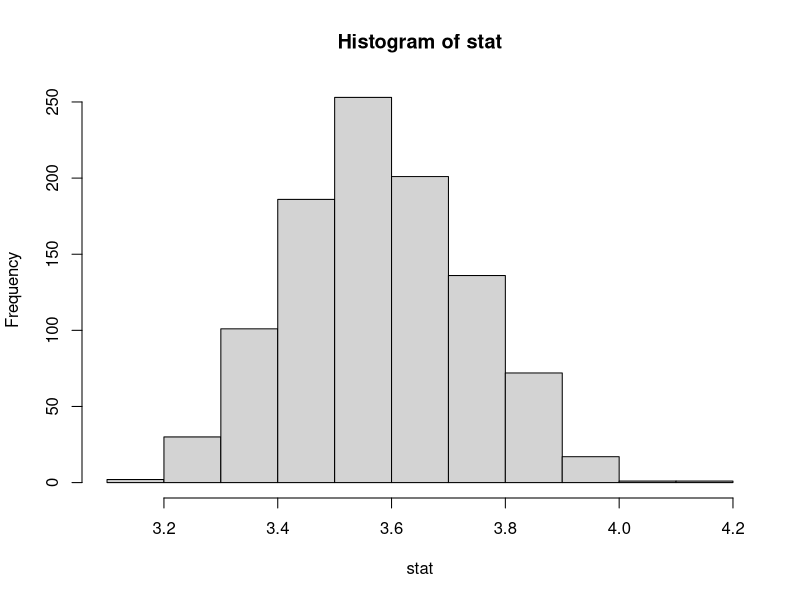
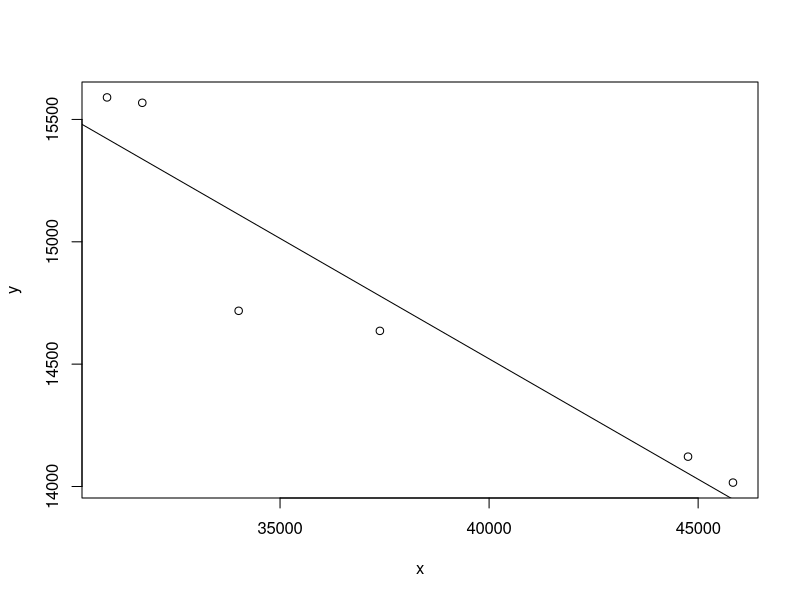
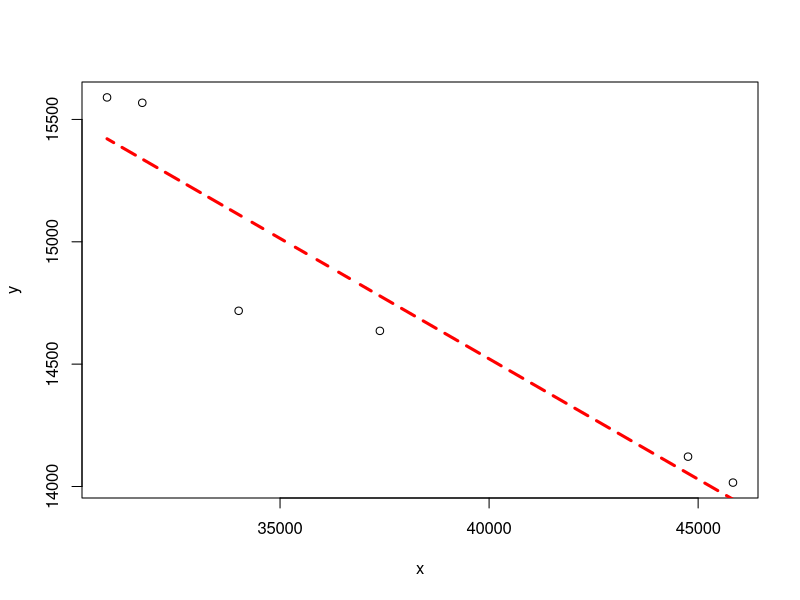
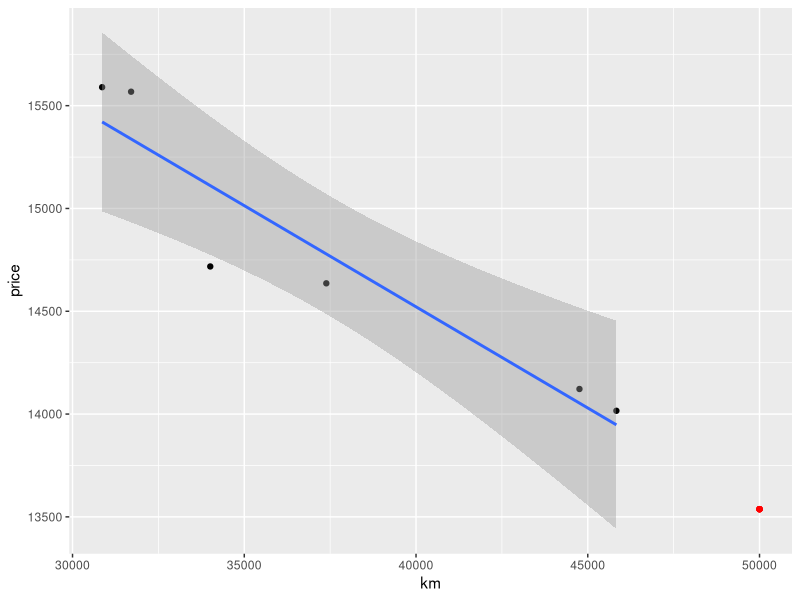
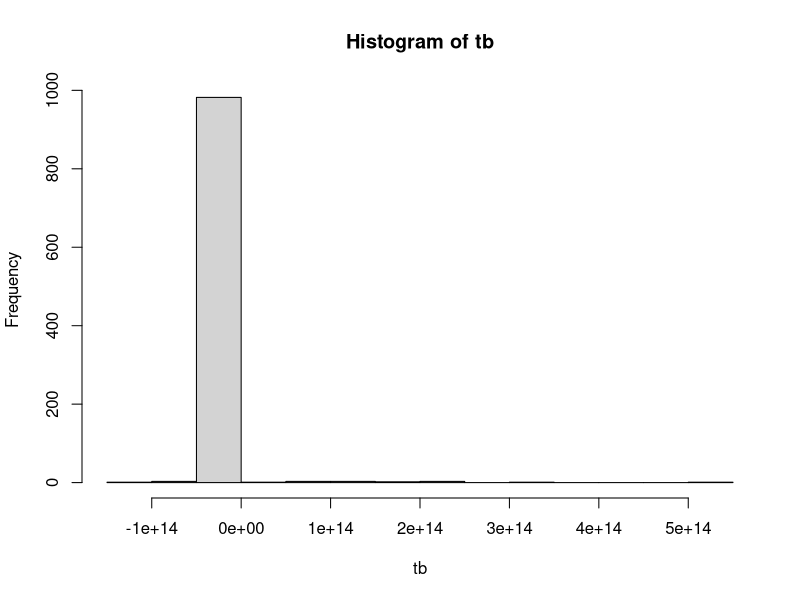
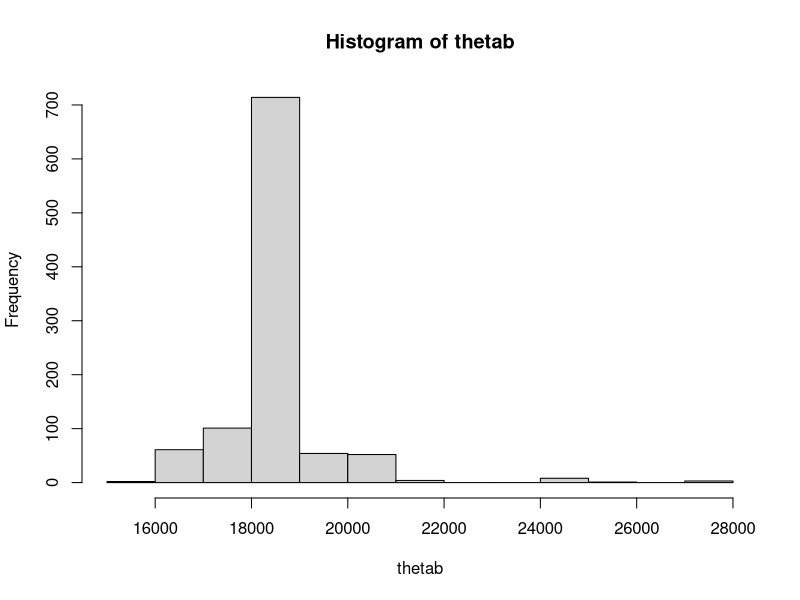
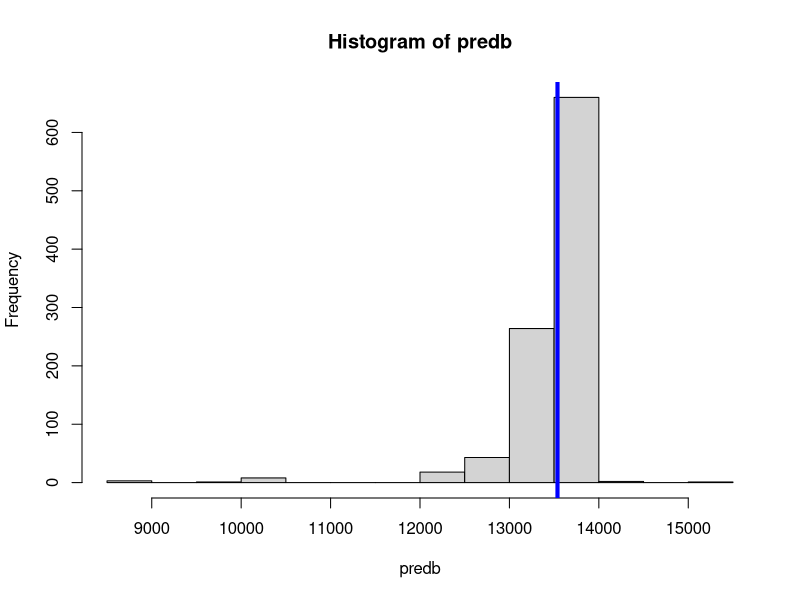
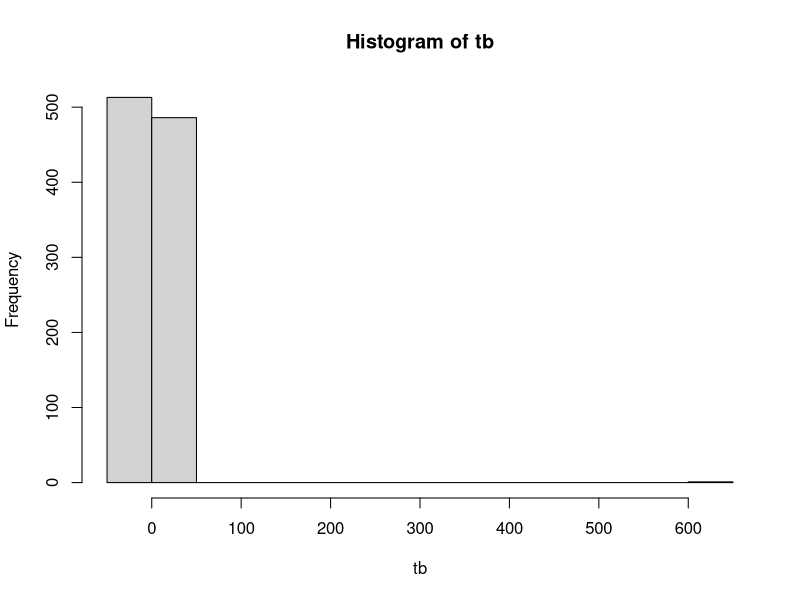

These figures' R source, in order:
## ---- chunk 1

index=c(3.65, 4.03, 4.58, 4.61, 4.70, 4.85, 3.21, 3.93, 3.15, 3.00, 2.93,
        3.56, 4.13, 3.68, 3.88, 3.25, 3.92, 3.99, 3.04, 3.10, 3.20, 3.35, 
        3.19, 3.10)

n = length(index)

#Set number of bootstrap samples
nsim=1000

#create a vector in which to store the results
stat = numeric(nsim) 

#Set up a loop to generate a series of bootstrap samples
for (i in 1:nsim){
  index1= sample(index, n, replace=T)
  stat[i] = mean(index1, trim = 0.25)}

par(mfrow=c(1,1))
hist(stat)

#95% Confidence Interval: 
quantile(stat,c(0.025,0.975))

#Bootstrap estimate: 
mean(stat)

#Estimated standard error: 
sd(stat)

#Coefficients of Variation
sd(stat)/mean(stat)

## ---- chunk 2

y<-c(14636, 14122, 14016, 15590, 15568, 14718)
x<-c(37388,44758,45833,30862,31705,34010)

data2 <- data.frame(x,y)
data2

#Visually estimate some starting parameter values
par(mfrow=c(1,1))
plot(x,y)
abline(lm(y ~ x,data2))

#Model  
cars<-lm(y ~ x, data2)

#Summary of the Model
summary(cars)

#Estimation of goodness of fit
cor(y,predict(cars))

#Plot the fit
par(mfrow=c(1,1))
plot(x,y)
lines(x,predict(cars),lty=2,col="red",lwd=3)
## ---- chunk 3

#install.packages("tidyverse")
suppressMessages(suppressWarnings(library(tidyverse)))

cars <- data.frame(cbind(km = c(37388, 44758, 45833, 30862, 31705, 34010),
        price = c(14636, 14122, 14016, 15590, 15568, 14718)))
cars

lm.model <- lm(price ~ km, cars)
summary(lm.model)

new.car <- 50000
predicted.price <- coef(lm.model)[[1]] + new.car * coef(lm.model)[[2]]
predicted.price

#Visualation of the Predicated Value 
ggplot(cars) +
  geom_point(aes(x = km, y = price)) +
  geom_point(aes(x = new.car, y = predicted.price), colour = "red") +
  geom_smooth(aes(x = km, y = price), method = lm)
## ---- chunk 4

y<-c(14636, 14122, 14016, 15590, 15568, 14718)
x<-c(37388,44758,45833,30862,31705,34010)

data2 <- data.frame(x,y)
data2

#Model
cars<-lm(y ~ x, data2)

#Summary of the Model
summary(cars)

#Bootstrap sample process
n<-length(x); data<-data2
theta<-summary(cars)$coefficients[1]
sdtheta<-summary(cars)$coefficients[3]
nb<-1000; z<-seq(1,n);tb<-numeric(nb);predb<-numeric(nb)
thetab<-numeric(nb)
suppressWarnings(for(i in 1:nb){
  zb<-sample(z,n,replace=T)
  carsb<-lm(data[zb,2] ~ data[zb,1])
  data[zb,2] 
  data[zb,1]
  thetab[i]<-summary(carsb)$coefficients[1]
  sdthetab<-summary(carsb)$coefficients[3]
  tb[i]<-(thetab[i]-theta)/sdthetab
  predb[i]<-summary(carsb)$coefficients[1] + summary(carsb)$coefficients[2]*50000})

#The Bootstrap-t 95% CI of price :
theta+sdtheta*quantile(tb,0.025)

theta+sdtheta*quantile(tb,0.975)

par(mfrow=c(1,1))
hist(tb)

#The CI based in the quantile method:
quantile(thetab,c(0.025,0.975))

par(mfrow=c(1,1))
hist(thetab)

#Predicted Price from the model
pred1<-summary(cars)$coefficients[1] + summary(cars)$coefficients[2]*50000
pred1

#The quantile 95% CI of the prediction at x=50000:
quantile(predb,c(0.025,0.975))

par(mfrow=c(1,1))
hist(predb)
abline(v=pred1, lwd=4, col="blue")
## ---- chunk 5
y<-c(14636, 14122, 14016, 15590, 15568, 14718)
x<-c(37388,44758,45833,30862,31705,34010)

data2 <- data.frame(x,y)
data2

#Model
cars<-lm(y ~ x, data2)

#Residuals of the model
res<-residuals(cars)
res

#Bootstrap sample process
n<-length(x); c1<-summary(cars)$coefficients[1]
c2<-summary(cars)$coefficients[2]
sdtheta<-summary(cars)$coefficients[3]
nb<-1000; tb<-numeric(nb); predb<-numeric(nb)
thetab<-numeric(nb)
suppressWarnings(for(i in 1:nb){
  rb<-sample(res,n,replace=T)
  yb<-c1 + (c2*x) + rb
  carsb<-lm(yb ~ x, data2)
  thetab[i]<-summary(carsb)$coefficients[1]
  sdthetab<-summary(carsb)$coefficients[3]
  tb[i]<-(thetab[i]-c1)/sdthetab
  predb[i]<-summary(carsb)$coefficients[1] + summary(carsb)$coefficients[2]*50000})

#The bootstrap-t 95% CI of b1 :
c1+sdtheta*quantile(tb,0.025)

c1+sdtheta*quantile(tb,0.975)

par(mfrow=c(1,1))
hist(tb)

#The CI based in the quantile method,
quantile(thetab,c(0.025,0.975))

par(mfrow=c(1,1))
hist(thetab)

#Predicted Price from the model
pred1<-summary(cars)$coefficients[1] + summary(cars)$coefficients[2]*50000
pred1

#The quantile 95% CI of the prediction at x=50000:
quantile(predb,c(0.025,0.975))

par(mfrow=c(1,1))
hist(predb)
abline(v=pred1, lwd=4, col="blue")

